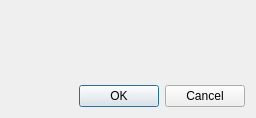
<?xml version="1.0" encoding="UTF-8"?>
<ui version="4.0">
 <class>SelectColorDialog</class>
 <widget class="QDialog" name="SelectColorDialog">
  <property name="geometry">
   <rect>
    <x>0</x>
    <y>0</y>
    <width>256</width>
    <height>118</height>
   </rect>
  </property>
  <property name="windowTitle">
   <string>Select Color</string>
  </property>
  <layout class="QVBoxLayout" name="verticalLayout">
   <item>
    <layout class="QHBoxLayout" name="horizontalLayout">
     <item>
      <widget class="ColorRectWidget" name="widget" native="true">
       <property name="minimumSize">
        <size>
         <width>20</width>
         <height>20</height>
        </size>
       </property>
      </widget>
     </item>
     <item>
      <widget class="ColorRectWidget" name="widget_2" native="true">
       <property name="minimumSize">
        <size>
         <width>20</width>
         <height>20</height>
        </size>
       </property>
      </widget>
     </item>
     <item>
      <widget class="ColorRectWidget" name="widget_3" native="true">
       <property name="minimumSize">
        <size>
         <width>20</width>
         <height>20</height>
        </size>
       </property>
      </widget>
     </item>
     <item>
      <widget class="ColorRectWidget" name="widget_4" native="true">
       <property name="minimumSize">
        <size>
         <width>20</width>
         <height>20</height>
        </size>
       </property>
      </widget>
     </item>
     <item>
      <widget class="ColorRectWidget" name="widget_5" native="true">
       <property name="minimumSize">
        <size>
         <width>20</width>
         <height>20</height>
        </size>
       </property>
      </widget>
     </item>
     <item>
      <widget class="ColorRectWidget" name="widget_6" native="true">
       <property name="minimumSize">
        <size>
         <width>20</width>
         <height>20</height>
        </size>
       </property>
      </widget>
     </item>
     <item>
      <widget class="ColorRectWidget" name="widget_7" native="true">
       <property name="minimumSize">
        <size>
         <width>20</width>
         <height>20</height>
        </size>
       </property>
       <zorder>widget</zorder>
       <zorder>widget_6</zorder>
      </widget>
     </item>
     <item>
      <widget class="ColorRectWidget" name="widget_8" native="true">
       <property name="minimumSize">
        <size>
         <width>20</width>
         <height>20</height>
        </size>
       </property>
      </widget>
     </item>
    </layout>
   </item>
   <item>
    <layout class="QHBoxLayout" name="horizontalLayout_2">
     <item>
      <widget class="ColorRectWidget" name="widget_9" native="true">
       <property name="minimumSize">
        <size>
         <width>20</width>
         <height>20</height>
        </size>
       </property>
      </widget>
     </item>
     <item>
      <widget class="ColorRectWidget" name="widget_10" native="true">
       <property name="minimumSize">
        <size>
         <width>20</width>
         <height>20</height>
        </size>
       </property>
      </widget>
     </item>
     <item>
      <widget class="ColorRectWidget" name="widget_11" native="true">
       <property name="minimumSize">
        <size>
         <width>20</width>
         <height>20</height>
        </size>
       </property>
      </widget>
     </item>
     <item>
      <widget class="ColorRectWidget" name="widget_12" native="true">
       <property name="minimumSize">
        <size>
         <width>20</width>
         <height>20</height>
        </size>
       </property>
      </widget>
     </item>
     <item>
      <widget class="ColorRectWidget" name="widget_13" native="true">
       <property name="minimumSize">
        <size>
         <width>20</width>
         <height>20</height>
        </size>
       </property>
      </widget>
     </item>
     <item>
      <widget class="ColorRectWidget" name="widget_14" native="true">
       <property name="minimumSize">
        <size>
         <width>20</width>
         <height>20</height>
        </size>
       </property>
      </widget>
     </item>
     <item>
      <widget class="ColorRectWidget" name="widget_15" native="true">
       <property name="minimumSize">
        <size>
         <width>20</width>
         <height>20</height>
        </size>
       </property>
      </widget>
     </item>
     <item>
      <widget class="ColorRectWidget" name="widget_16" native="true">
       <property name="minimumSize">
        <size>
         <width>20</width>
         <height>20</height>
        </size>
       </property>
      </widget>
     </item>
    </layout>
   </item>
   <item>
    <widget class="QDialogButtonBox" name="buttonBox">
     <property name="standardButtons">
      <set>QDialogButtonBox::Cancel|QDialogButtonBox::Ok</set>
     </property>
    </widget>
   </item>
  </layout>
 </widget>
 <customwidgets>
  <customwidget>
   <class>ColorRectWidget</class>
   <extends>QWidget</extends>
   <header>colorrectwidget.h</header>
   <container>1</container>
  </customwidget>
 </customwidgets>
 <resources/>
 <connections/>
</ui>
